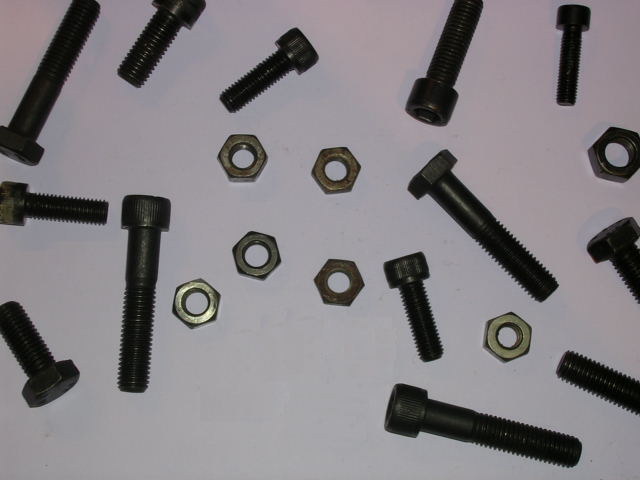
%> input picture Prática/Aula 8/nuts2a.jpg, 640 x 480 px; the run also reads 2 pictures not shown here
$ octave aula8_98012.m   (GNU Octave 9; MATLAB toolbox functions it lacks are replaced by stand-ins)
%> lines starting %> are read from the running program, lines starting %| are printed output that depends on the picture; in (x1, y1, x2, y2) boxes, pixels count from 0 and x2, y2 are one past the last pixel; in counts of white or black regions, pixels touching at a corner belong together; the program's own positions count from 1
%% TemplateCodeSVPI -------------------------------------------------------
% Name:       Gonçalo Freitas
% Num. Mec:   98012
% Date:       2022/23

%% Initial configurations
clc % Clear all text from command window
close all % Close all figures previously opened
clear % Clear previous environment variables
%addpath('../lib') % Update yout matlab path (the folder must exist)

list_of_exercises = { %Add, comment or uncomment at will
  'Ex1'
  'Ex2'
  'Ex3'
  'Ex4a'
  'Ex4b'
  'Ex5'
  'Ex6'
  'Ex7'
  'Ex8'
  'Ex9'
  }; %Defines the exercise to be executed (one or more at a time).


%% Ex1 -------------------------------------------------------------------

exercise = 'Ex1'; % Define the name of the current exercise
if ismember(exercise, list_of_exercises) %... if exer. in list_of_exercises
  disp(['Executing ' exercise ':'])
  clearvars -except list_of_exercises % Delete all previously declared vars

  % add your code here ...
  close all

    % Carregar imagem
    img = imread('nuts2a.jpg');
%> img is the input picture: size 480x640x3 uint8; mean R, G, B 131.4, 127.3, 131

    % Converter para escala de cinza
    img_gray = rgb2gray(img);
    subplot(1,3,1)
    imshow(img_gray)

    % Binarização
    img_bw = ~imbinarize(img_gray);


    % Preenchimento de buracos
    img_filled = imfill(img_bw, 'holes');
    subplot(1,3,2)
    imshow(img_filled)

    % Remoção de objetos no bordo
    img_no_border = imclearborder(img_filled);
    subplot(1,3,3)
    imshow(img_no_border)

    % Fechamento da imagem
    img_closed = imclose(img_no_border, strel('disk', 5));

    % Identificação dos objetos
    img_labeled = bwlabel(img_closed);
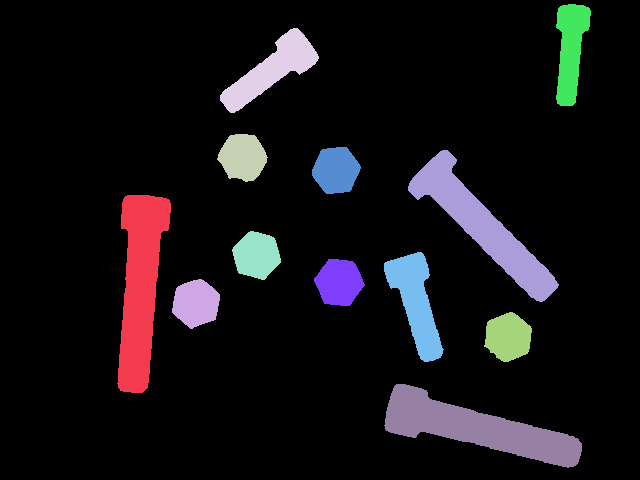
%> img_labeled: size 480x640 double; 13 distinct labels, from 0 to 12; one colour per label, 0 black

    % Exibir cada objeto em uma imagem isolada
    num_objects = max(max(img_labeled));
%> num_objects = 12
    figure()
    for i = 1:num_objects
        subplot(3, 4, i);
        imshow(img_labeled == i);
    end
%> this loop made 12 passes

end

%% Ex2 -------------------------------------------------------------------
exercise = 'Ex2'; % Define the name of the current exercise
if ismember(exercise, list_of_exercises) %... if exer. in list_of_exercises
  clearvars -except list_of_exercises exercise
  disp(['Executing ' exercise ':'])
  clearvars -except list_of_exercises % Delete all previously declared vars

 % add your code here ...
 close all

    A = rgb2gray(imread('traffic_signs.jpg'));
    subplot(1,3,1)
    imshow(A)

    B = ~imbinarize(A);
    subplot(1,3,2)
    imshow(B)

    Fill = imfill(B,'holes');
    subplot(1,3,3)
    imshow(Fill)

    CL = bwmorph(Fill,'close');

    [L, N] = bwlabel(CL);
%> N = 21

    stats = regionprops(L, "Circularity", "Centroid");
%> stats = 21 regions; first 5, Centroid and Circularity: [31 30.2] 0.972, [31.9 246.9] 0.991, [31.1 462.4] 0.817, [36.4 146.7] 0.652, [36.4 362] 0.645

    ff = [stats.Circularity];
%> ff = 21 values, max 0.995 at index 16, min 0.64 at index 9, mean 0.804

    trLim = 0.68;
    cirLim = 0.9;

    triidx = find(ff < trLim);
%> triidx = [4 5 7 8 9 10 14 15 19 20]
    ciridx = find(ff > cirLim);
%> ciridx = [1 2 6 12 13 16 17 18 21]
    squidx = find(ff > trLim & ff < cirLim);
%> squidx = [3 11]

    TRI = ismember(L, triidx);
    CIRC = ismember(L, ciridx);
    SQUAD = ismember(L, squidx);

    figure()
    subplot(1,3,1), imshow(TRI); title('Triangles')
    subplot(1,3,2), imshow(CIRC); title('Circles')
    subplot(1,3,3), imshow(SQUAD); title('Squares')

    figure()
    imshow(Fill)
    hold on
    for k=1:size(stats,1)
        x = stats(k).Centroid(1);
        y = stats(k).Centroid(2);

        text(x,y, {['Obj' num2str(k)], num2str(stats(k).Circularity)}, 'Color', 'b')
    end
%> this loop made 21 passes
%> (x, y) on passes 1 to 4: (31.04, 30.24), (31.89, 246.9), (31.07, 462.4), (36.36, 146.7)
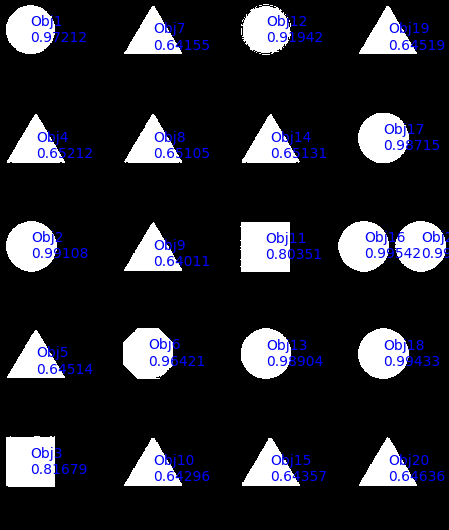
%> figure redrawn from the program's plot data

end

%% Ex3 -------------------------------------------------------------------
exercise = 'Ex3'; % Define the name of the current exercise
if ismember(exercise, list_of_exercises) %... if exer. in list_of_exercises
  clearvars -except list_of_exercises exercise
  disp(['Executing ' exercise ':'])
  clearvars -except list_of_exercises % Delete all previously declared vars

 % add your code here ...
 close all

    A = rgb2gray(imread('traffic_signs_jam1.jpg'));
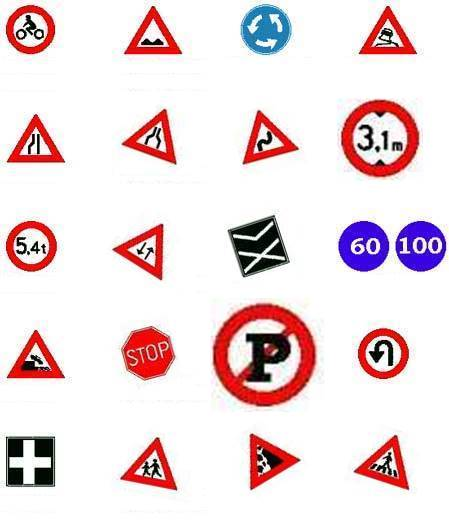
%> input picture Prática/Aula 8/traffic_signs_jam1.jpg, 449 x 530 px
    subplot(1,3,1)
    imshow(A)

    B = ~imbinarize(A);
    subplot(1,3,2)
    imshow(B)

    Fill = imfill(B,'holes');
    subplot(1,3,3)
    imshow(Fill)

    CL = bwmorph(Fill,'close');

    [L, N] = bwlabel(CL);

    stats = regionprops(L, "Circularity");
%> stats = 21 items; first 5, Circularity: 0.972, 0.99, 0.817, 0.651, 0.645

    ff = [stats.Circularity];
%> ff = 21 values, max 0.995 at index 16, min 0.625 at index 14, mean 0.799

    trLim = 0.68;
    cirLim = 0.9;

    triidx = find(ff < trLim);
%> triidx = [4 5 6 7 9 10 14 15 18 20]
    ciridx = find(ff > cirLim);
%> ciridx = [1 2 8 11 13 16 17 19 21]
    squidx = find(ff > trLim & ff < cirLim);
%> squidx = [3 12]

    TRI = ismember(L, triidx);
    CIRC = ismember(L, ciridx);
    SQUAD = ismember(L, squidx);

    figure()
    subplot(1,3,1), imshow(TRI); title('Triangles')
    subplot(1,3,2), imshow(CIRC); title('Circles')
    subplot(1,3,3), imshow(SQUAD); title('Squares')
end

%% Ex4a -------------------------------------------------------------------
exercise = 'Ex4a'; % Define the name of the current exercise
if ismember(exercise, list_of_exercises) %... if exer. in list_of_exercises
  clearvars -except list_of_exercises exercise
  disp(['Executing ' exercise ':'])
  clearvars -except list_of_exercises % Delete all previously declared vars

 % add your code here ...
 close all


    img = imread('talheres_individuais.jpg');
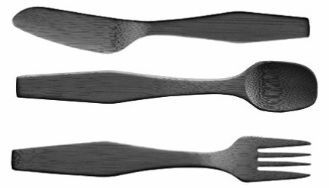
%> input picture Prática/Aula 8/talheres_individuais.jpg, 329 x 188 px
%> img is the input picture: size 188x329 uint8; min 0, max 255, mean 183.6
    img = ~imbinarize(img);

    L = bwlabel(img);

    stats = regionprops(logical(L), 'All');
%> stats = 3 regions; box (x1, y1, x2, y2), Area, Centroid, MajorAxisLength, MinorAxisLength and Eccentricity: (16, 61, 318, 113) 8499 [181.7 87.6] 371.6 40.38 0.994, (11, 136, 311, 183) 7873 [159.4 160.2] 345.1 38.98 0.994, (12, 7, 310, 53) 7784 [156.2 28.7] 343.9 36.62 0.994
    numObjects = length(stats);
%> numObjects = 3

    solidity = nan(numObjects,1); factors = solidity;
%> after `solidity = nan(numObjects,1)`: solidity = [NaN; NaN; NaN]
%> after `factors = solidity`: factors = [NaN; NaN; NaN]

    for i = 1:numObjects
        solidity(i) = stats(i).Solidity;

        % Calculate the factor of form as the object's area divided by the square of its perimeter
        factors(i) = 4*pi*stats(i).Area / stats(i).Perimeter^2;
        %factors(i) = stats(i).Circularity;

        subplot(1,numObjects,i)
        imshow(L == i)
        str = sprintf('Solidity=%f \nFormFactor=%f',solidity(i), factors(i));
        xlabel(str)
    end
%> this loop made 3 passes
%> after the loop, factors = [0.11; 0.247; 0.243]; solidity = [0.693; 0.755; 0.722]

end

%% Ex4b -------------------------------------------------------------------
exercise = 'Ex4b'; % Define the name of the current exercise
if ismember(exercise, list_of_exercises) %... if exer. in list_of_exercises
  clearvars -except list_of_exercises exercise
  disp(['Executing ' exercise ':'])
  clearvars -except list_of_exercises % Delete all previously declared vars

 % add your code here ...
 close all


    img = imread('talheres.jpg');
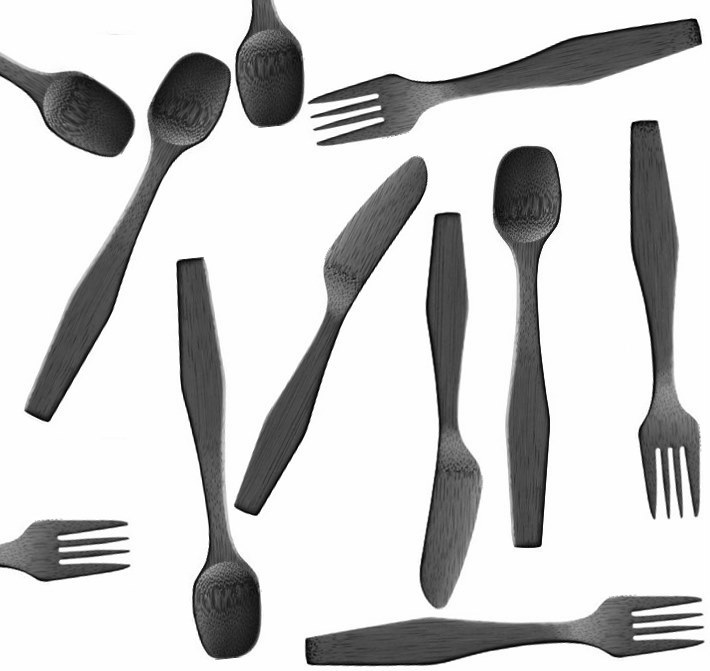
%> input picture Prática/Aula 8/talheres.jpg, 710 x 671 px
%> img is the input picture: size 671x710 uint8; min 0, max 255, mean 203
    subplot(1,5,1)
    imshow(img)
    title('Imagem Original')
    BW = ~imbinarize(img);

    A = imclearborder(BW);

    subplot(1,5,2)
    imshow(A)
    str = sprintf('Imagem com \n bordos limpos');
    title(str)

    L = bwlabel(A);
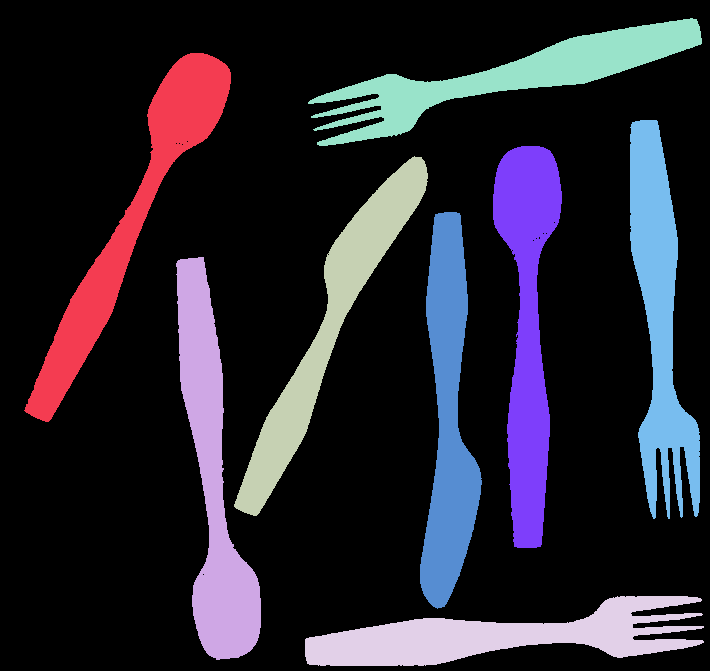
%> L: size 671x710 double; 9 distinct labels, from 0 to 8; one colour per label, 0 black

    stats = regionprops(logical(L), 'Solidity', 'Area', 'Perimeter');
%> stats = 8 regions; Area, Solidity and Perimeter: 15048 0.722 888.1, 15045 0.725 886.3, 15021 0.724 891, 14009 0.698 1273.2, 14008 0.698 1276.5, 13952 0.692 1283.2, 13796 0.754 842.8, 13783 0.756 841.4
    numObjects = length(stats);
%> numObjects = 8

    solidity = [stats.Solidity];
%> solidity = [0.725 0.722 0.754 0.698 0.692 0.756 0.724 0.698]

    for i = 1:numObjects
        % Calculate the factor of form as the object's area divided by the square of its perimeter
        factors(i) = 4*pi*stats(i).Area / stats(i).Perimeter^2;
    end
%> this loop made 8 passes
%> after the loop, factors = [0.241 0.24 0.244 0.108 0.106 0.245 0.238 0.109]

    solidity_garfo = 0.6936;
    solidity_faca = 0.7561;
    solidity_colher = 0.7221;
    form_garfo = 0.1100;
    form_faca = 0.2468;
    form_colher = 0.2447;
    error = 0.03; % error = 0.02;
    upper_error = 1 + error;
    lower_error = 1 - error;

    garfos_idx  = find(solidity <= solidity_garfo*upper_error  & solidity >= solidity_garfo*lower_error & factors <= form_garfo*upper_error  & factors >= form_garfo*lower_error);
%> garfos_idx = [4 8]
    facas_idx = find(solidity <= solidity_faca*upper_error & solidity >= solidity_faca*lower_error & factors <= form_faca*upper_error  & factors >= form_faca*lower_error);
%> facas_idx = [3 6]
    colheres_idx = find(solidity <= solidity_colher*upper_error & solidity >= solidity_colher*lower_error & factors <= form_colher*upper_error  & factors >= form_colher*lower_error);
%> colheres_idx = [1 2 7]

    Garfos = ismember(L, garfos_idx);
    Facas = ismember(L, facas_idx);
    Colheres = ismember(L, colheres_idx);

    subplot(1,5,3), imshow(Garfos); title('Garfos')
    subplot(1,5,4), imshow(Colheres); title('Colheres')
    subplot(1,5,5), imshow(Facas); title('Facas')

end

%% Ex5 -------------------------------------------------------------------
exercise = 'Ex5'; % Define the name of the current exercise
if ismember(exercise, list_of_exercises) %... if exer. in list_of_exercises
  clearvars -except list_of_exercises exercise
  disp(['Executing ' exercise ':'])
  clearvars -except list_of_exercises % Delete all previously declared vars

 % add your code here ...
 close all

    img = imread('TP2_img_01_01.png');
    subplot(1,3,1)
    imshow(img)

    img_gray = rgb2gray(img);
%> img_gray: size 792x936 uint8

%     img_bin = imbinarize(img_gray, 'adaptive');
    img_bin = imbinarize(img_gray, 0.06);
    subplot(1,3,2)
    imshow(img_bin)

    % Remove objetos do bordo
    img_bin = imclearborder(img_bin);
%     img_bin = imclose(img_bin, ones(3));

    subplot(1,3,3)
    imshow(img_bin)

    % Identifica os objetos na imagem
    [img_labels, num_obj] = bwlabel(img_bin);
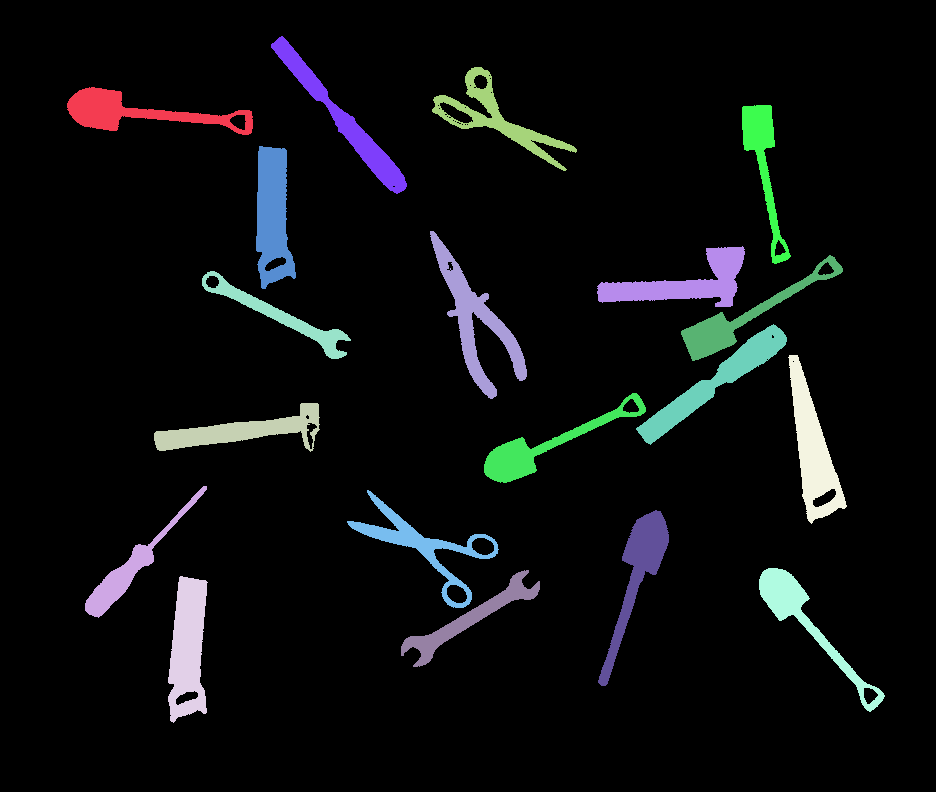
%> img_labels: size 792x936 double; 20 distinct labels, from 0 to 19; one colour per label, 0 black
%> num_obj = 19

    % Calcula as propriedades dos objetos
    props = regionprops(img_labels, 'Area', 'Perimeter', 'Circularity');
%> props = 19 regions; largest, Area, Circularity and Perimeter: 4124 0.398 357.5, 4065 0.34 384.7, 3939 0.141 588.8, 3929 0.402 347.5, 3808 0.297 398.5

    % Separa os objetos por área e descarta os menores que 100 pixels
    for i = 1:num_obj
        if props(i).Area < 100
            img_labels(img_labels == i) = 0;
        end
    end
%> this loop made 19 passes

% [6 lines of commented-out code are left out]

end

%% Ex6 -------------------------------------------------------------------
exercise = 'Ex6'; % Define the name of the current exercise
if ismember(exercise, list_of_exercises) %... if exer. in list_of_exercises
  clearvars -except list_of_exercises exercise
  disp(['Executing ' exercise ':'])
  clearvars -except list_of_exercises % Delete all previously declared vars

 % add your code here ...
 close all

    img = imread('TP2_img_01_01.png');
    img_gray = rgb2gray(img);
    img_bin = imbinarize(img_gray, 0.06);


    % Remove objetos do bordo
    img_bin = imclearborder(img_bin);

    img_bin = bwmorph(img_bin, 'close');

    subplot(1,4,1)
    imshow(img_bin)

    % Identifica os objetos na imagem
    [img_labels, num_labels] = bwlabel(img_bin);
%> num_labels = 19

    euler = regionprops(img_labels, 'EulerNumber');
%> euler = 19 regions; first 5, EulerNumber: 0, 1, 0, 0, 0

    % Números de Euler
    N_Euler = [euler.EulerNumber];
%> N_Euler = 19 values, max 1 at index 2, min -1 at index 8, mean 0.211

    % Um buraco -> Euler = 0
    buraco1 = (N_Euler == 0);
%> buraco1 = 19 logical values, 11 true
    idxs_buraco1 = find(buraco1);
%> idxs_buraco1 = [1 3 4 5 6 10 12 16 17 18 19]
    ferramentas_buraco1= ismember(img_labels, idxs_buraco1);

    subplot(1, 4, 3)
    imshow(ferramentas_buraco1)
    title("Ferramentas com 1 Buraco")

    % Zero buracos  -> Euler = 1
    condicao_buraco0 = (N_Euler == 1);
%> condicao_buraco0 = 19 logical values, 6 true
    idxs_buraco0 = find(condicao_buraco0);
%> idxs_buraco0 = [2 7 9 13 14 15]
    ferramentas_buraco0 = ismember(img_labels, idxs_buraco0);

    subplot(1, 4, 4)
    imshow(ferramentas_buraco0)
    title("Ferramentas com 0 Buracos")

    % Dois buracos  -> Euler = -1
    condicao_buraco2 = (N_Euler == -1);
%> condicao_buraco2 = 19 logical values, 2 true
    idxs_buraco2 = find(condicao_buraco2);
%> idxs_buraco2 = [8 11]
    ferramentas_buraco2 = ismember(img_labels, idxs_buraco2);

    subplot(1, 4, 2)
    imshow(ferramentas_buraco2)
    title("Ferramentas com 2 Buracos")


end

%% Ex7 -------------------------------------------------------------------
exercise = 'Ex7'; % Define the name of the current exercise
if ismember(exercise, list_of_exercises) %... if exer. in list_of_exercises
  clearvars -except list_of_exercises exercise
  disp(['Executing ' exercise ':'])
  clearvars -except list_of_exercises % Delete all previously declared vars

 % add your code here ...
 close all

    img = imread('TP2_img_01_01.png');
    img_gray = rgb2gray(img);
    bw = imbinarize(img_gray, 0.06);

    % Remove objetos do bordo
    B = imclearborder(bw);

    B = bwmorph(B,'close');

    L=bwlabel(B); %obter matriz de 'labels'
    s=regionprops(L,'All'); %obter lista das propriedades todas
%> s = 19 regions; largest, box (x1, y1, x2, y2), Area, Centroid, MajorAxisLength, MinorAxisLength and Eccentricity: (168, 576, 208, 723) 4135 [188.4 648.3] 159.4 37.37 0.972, (788, 355, 847, 524) 4071 [813.3 450.1] 174.5 36.28 0.978, (430, 231, 527, 399) 3961 [475.8 321] 176.6 59.04 0.942
    soli=[0 0.5 0.6 0.7 1]; %limites dos intervalos
    lins= 2; cols=2; %medidas para o subplot
    for i=2:numel(soli)
        idx=find([s.Solidity]>soli(i-1)&[s.Solidity]<=soli(i));
        m=ismember(L,idx); %imagem binaria dos objetos detetados
        subplot(lins,cols,i-1); imshow(m);
        str=sprintf('Sol>%0.2f&Sol<=%0.2f',soli(i-1),soli(i));
        title(str);
    end
%> this loop made 4 passes
%> idx on passes 1 to 4: [8 11], [1 3 5 9 10 12 13 16 17 18], [2 14], [4 6 7 15 19]

end

%% Ex8 -------------------------------------------------------------------
exercise = 'Ex8'; % Define the name of the current exercise
if ismember(exercise, list_of_exercises) %... if exer. in list_of_exercises
  clearvars -except list_of_exercises exercise
  disp(['Executing ' exercise ':'])
  clearvars -except list_of_exercises % Delete all previously declared vars

 % add your code here ...
 close all

    img = imread('TP2_img_01_01.png');
    img_gray = rgb2gray(img);
    bw = imbinarize(img_gray, 0.06);

    % Remove objetos do bordo
    B = imclearborder(bw);
    B = bwmorph(B,'close');

    L=bwlabel(B); %obter matriz de 'labels'
    s=regionprops(L,'All'); %obter lista das propriedades todas
    soli=[0.0 0.94 0.96 0.98 1.00]; %limites dos intervalos
    lins= 2; cols=2; %medidas para o subplot
    for i=2:numel(soli)
        idx=find([s.Eccentricity]>soli(i-1)&[s.Eccentricity]<=soli(i));
        m=ismember(L,idx); %imagem binaria dos objetos detetados
        subplot(lins,cols,i-1); imshow(m);
        str=sprintf('Ecc>%0.2f&Ecc<=%0.2f',soli(i-1),soli(i));
        title(str);
    end
%> this loop made 4 passes
%> idx on passes 1 to 4: [8 11], 10, [4 6 13 19], [1 2 3 5 7 9 12 14 15 16 17 18]

end

%% Ex9 -------------------------------------------------------------------
exercise = 'Ex9'; % Define the name of the current exercise
if ismember(exercise, list_of_exercises) %... if exer. in list_of_exercises
  clearvars -except list_of_exercises exercise
  disp(['Executing ' exercise ':'])
  clearvars -except list_of_exercises % Delete all previously declared vars

 % add your code here ...
 close all

    img = imread('TP2_img_01_01.png');
    img_gray = rgb2gray(img);
    bw = imbinarize(img_gray, 0.06);

    % Remove objetos do bordo
    B = imclearborder(bw);
    B = bwmorph(B,'close');

    L=bwlabel(B); %obter matriz de 'labels'
    s=regionprops(L,'All'); %obter lista das propriedades todas
    soli=[0.0 0.15 0.2 0.3 1.0]; %limites dos intervalos
    lins= 2; cols=2; %medidas para o subplot
    for i=2:numel(soli)
        idx=find([s.Circularity]>soli(i-1)&[s.Circularity]<=soli(i));
        m=ismember(L,idx); %imagem binaria dos objetos detetados
        subplot(lins,cols,i-1); imshow(m);
        str=sprintf('FF>%0.2f&FF<=%0.2f',soli(i-1),soli(i));
        title(str);
    end
%> this loop made 4 passes
%> idx on passes 1 to 4: [8 10 11], [5 9], [1 2 3 7 12 13 14 16 17 18], [4 6 15 19]

end
